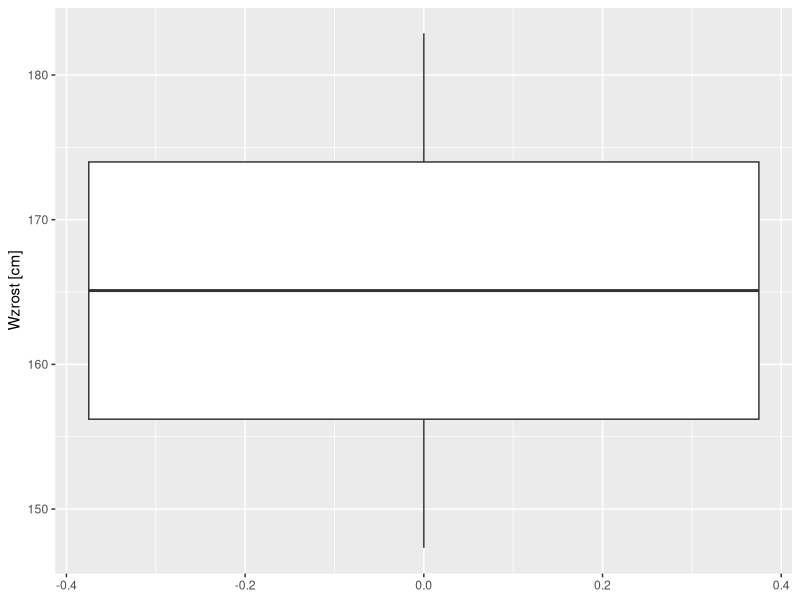

R code for this plot:
## ---- chunk 1
knitr::opts_chunk$set(echo = TRUE)
## ---- chunk 2
summary(women)
## ---- chunk 3
library(ggplot2)
ggplot(data=women)+geom_boxplot(aes(y=height*2.54))+ylab("Wzrost [cm]")

